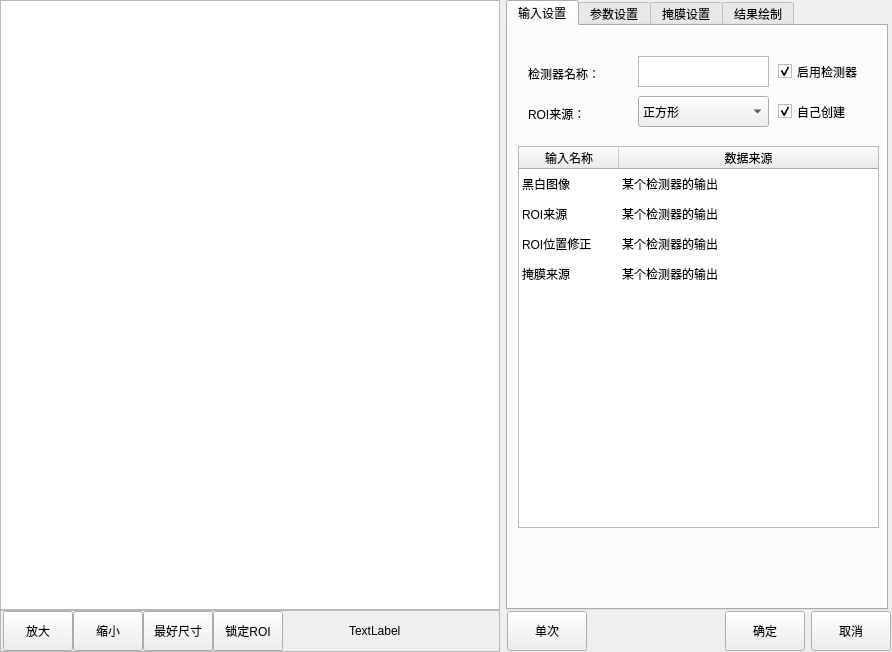
<?xml version="1.0" encoding="UTF-8"?>
<ui version="4.0">
 <class>CMvCharacterRecognition</class>
 <widget class="QWidget" name="CMvCharacterRecognition">
  <property name="geometry">
   <rect>
    <x>0</x>
    <y>0</y>
    <width>892</width>
    <height>652</height>
   </rect>
  </property>
  <property name="cursor">
   <cursorShape>ArrowCursor</cursorShape>
  </property>
  <property name="windowTitle">
   <string>字符识别</string>
  </property>
  <layout class="QHBoxLayout" name="horizontalLayout_3">
   <property name="leftMargin">
    <number>0</number>
   </property>
   <property name="topMargin">
    <number>0</number>
   </property>
   <property name="rightMargin">
    <number>0</number>
   </property>
   <property name="bottomMargin">
    <number>0</number>
   </property>
   <item>
    <layout class="QVBoxLayout" name="verticalLayout">
     <property name="spacing">
      <number>0</number>
     </property>
     <item>
      <widget class="QGraphicsView" name="graphicsView_mainImage">
       <property name="minimumSize">
        <size>
         <width>500</width>
         <height>600</height>
        </size>
       </property>
      </widget>
     </item>
     <item>
      <widget class="QFrame" name="frame">
       <property name="minimumSize">
        <size>
         <width>0</width>
         <height>42</height>
        </size>
       </property>
       <property name="maximumSize">
        <size>
         <width>16777215</width>
         <height>42</height>
        </size>
       </property>
       <property name="frameShape">
        <enum>QFrame::StyledPanel</enum>
       </property>
       <property name="frameShadow">
        <enum>QFrame::Raised</enum>
       </property>
       <layout class="QHBoxLayout" name="horizontalLayout">
        <property name="spacing">
         <number>0</number>
        </property>
        <property name="leftMargin">
         <number>2</number>
        </property>
        <property name="topMargin">
         <number>0</number>
        </property>
        <property name="rightMargin">
         <number>0</number>
        </property>
        <property name="bottomMargin">
         <number>0</number>
        </property>
        <item>
         <widget class="QPushButton" name="pushButton_zoomIn">
          <property name="minimumSize">
           <size>
            <width>70</width>
            <height>40</height>
           </size>
          </property>
          <property name="maximumSize">
           <size>
            <width>70</width>
            <height>40</height>
           </size>
          </property>
          <property name="text">
           <string>放大</string>
          </property>
         </widget>
        </item>
        <item>
         <widget class="QPushButton" name="pushButton_zoomOut">
          <property name="minimumSize">
           <size>
            <width>70</width>
            <height>40</height>
           </size>
          </property>
          <property name="maximumSize">
           <size>
            <width>70</width>
            <height>40</height>
           </size>
          </property>
          <property name="text">
           <string>缩小</string>
          </property>
         </widget>
        </item>
        <item>
         <widget class="QPushButton" name="pushButton_zoomBest">
          <property name="minimumSize">
           <size>
            <width>70</width>
            <height>40</height>
           </size>
          </property>
          <property name="maximumSize">
           <size>
            <width>70</width>
            <height>40</height>
           </size>
          </property>
          <property name="text">
           <string>最好尺寸</string>
          </property>
         </widget>
        </item>
        <item>
         <widget class="QPushButton" name="pushButton_lockRoiMove">
          <property name="minimumSize">
           <size>
            <width>70</width>
            <height>40</height>
           </size>
          </property>
          <property name="maximumSize">
           <size>
            <width>70</width>
            <height>40</height>
           </size>
          </property>
          <property name="text">
           <string>锁定ROI</string>
          </property>
         </widget>
        </item>
        <item>
         <spacer name="horizontalSpacer">
          <property name="orientation">
           <enum>Qt::Horizontal</enum>
          </property>
          <property name="sizeHint" stdset="0">
           <size>
            <width>63</width>
            <height>20</height>
           </size>
          </property>
         </spacer>
        </item>
        <item>
         <widget class="QLabel" name="label_mousePos">
          <property name="minimumSize">
           <size>
            <width>150</width>
            <height>40</height>
           </size>
          </property>
          <property name="maximumSize">
           <size>
            <width>150</width>
            <height>40</height>
           </size>
          </property>
          <property name="text">
           <string>TextLabel</string>
          </property>
         </widget>
        </item>
       </layout>
      </widget>
     </item>
    </layout>
   </item>
   <item>
    <layout class="QVBoxLayout" name="verticalLayout_2">
     <property name="spacing">
      <number>0</number>
     </property>
     <item>
      <widget class="QTabWidget" name="tabWidget">
       <property name="minimumSize">
        <size>
         <width>382</width>
         <height>602</height>
        </size>
       </property>
       <property name="maximumSize">
        <size>
         <width>380</width>
         <height>16777215</height>
        </size>
       </property>
       <property name="currentIndex">
        <number>0</number>
       </property>
       <widget class="QWidget" name="tab">
        <attribute name="title">
         <string>输入设置</string>
        </attribute>
        <widget class="QCheckBox" name="checkBox_roiCreat">
         <property name="geometry">
          <rect>
           <x>270</x>
           <y>70</y>
           <width>101</width>
           <height>31</height>
          </rect>
         </property>
         <property name="minimumSize">
          <size>
           <width>101</width>
           <height>31</height>
          </size>
         </property>
         <property name="text">
          <string>自己创建</string>
         </property>
         <property name="checked">
          <bool>true</bool>
         </property>
         <property name="tristate">
          <bool>false</bool>
         </property>
        </widget>
        <widget class="QLabel" name="label_funcName">
         <property name="geometry">
          <rect>
           <x>20</x>
           <y>40</y>
           <width>81</width>
           <height>16</height>
          </rect>
         </property>
         <property name="text">
          <string>检测器名称：</string>
         </property>
        </widget>
        <widget class="QLabel" name="label_roiCreat">
         <property name="geometry">
          <rect>
           <x>20</x>
           <y>80</y>
           <width>91</width>
           <height>16</height>
          </rect>
         </property>
         <property name="text">
          <string>ROI来源：</string>
         </property>
        </widget>
        <widget class="QCheckBox" name="checkBox_enableFunc">
         <property name="geometry">
          <rect>
           <x>270</x>
           <y>30</y>
           <width>101</width>
           <height>31</height>
          </rect>
         </property>
         <property name="minimumSize">
          <size>
           <width>101</width>
           <height>31</height>
          </size>
         </property>
         <property name="text">
          <string>启用检测器</string>
         </property>
         <property name="checked">
          <bool>true</bool>
         </property>
        </widget>
        <widget class="QComboBox" name="comboBox_imageSource">
         <property name="geometry">
          <rect>
           <x>130</x>
           <y>70</y>
           <width>131</width>
           <height>31</height>
          </rect>
         </property>
         <property name="minimumSize">
          <size>
           <width>131</width>
           <height>31</height>
          </size>
         </property>
         <property name="maximumSize">
          <size>
           <width>131</width>
           <height>31</height>
          </size>
         </property>
         <item>
          <property name="text">
           <string>正方形</string>
          </property>
         </item>
         <item>
          <property name="text">
           <string>斜矩形</string>
          </property>
         </item>
         <item>
          <property name="text">
           <string>圆形</string>
          </property>
         </item>
         <item>
          <property name="text">
           <string>多边形</string>
          </property>
         </item>
        </widget>
        <widget class="QPlainTextEdit" name="plainTextEdit_funcName">
         <property name="geometry">
          <rect>
           <x>130</x>
           <y>30</y>
           <width>131</width>
           <height>31</height>
          </rect>
         </property>
         <property name="minimumSize">
          <size>
           <width>131</width>
           <height>31</height>
          </size>
         </property>
         <property name="maximumSize">
          <size>
           <width>131</width>
           <height>31</height>
          </size>
         </property>
         <property name="overwriteMode">
          <bool>false</bool>
         </property>
        </widget>
        <widget class="QTableWidget" name="tableWidget_input">
         <property name="geometry">
          <rect>
           <x>10</x>
           <y>120</y>
           <width>361</width>
           <height>382</height>
          </rect>
         </property>
         <property name="minimumSize">
          <size>
           <width>361</width>
           <height>382</height>
          </size>
         </property>
         <property name="maximumSize">
          <size>
           <width>361</width>
           <height>382</height>
          </size>
         </property>
         <property name="editTriggers">
          <set>QAbstractItemView::NoEditTriggers</set>
         </property>
         <property name="selectionMode">
          <enum>QAbstractItemView::SingleSelection</enum>
         </property>
         <property name="selectionBehavior">
          <enum>QAbstractItemView::SelectRows</enum>
         </property>
         <property name="showGrid">
          <bool>false</bool>
         </property>
         <attribute name="horizontalHeaderStretchLastSection">
          <bool>true</bool>
         </attribute>
         <attribute name="verticalHeaderVisible">
          <bool>false</bool>
         </attribute>
         <row>
          <property name="text">
           <string>1</string>
          </property>
         </row>
         <row>
          <property name="text">
           <string>2</string>
          </property>
         </row>
         <row>
          <property name="text">
           <string>3</string>
          </property>
         </row>
         <row>
          <property name="text">
           <string>4</string>
          </property>
         </row>
         <column>
          <property name="text">
           <string>输入名称</string>
          </property>
         </column>
         <column>
          <property name="text">
           <string>数据来源</string>
          </property>
         </column>
         <item row="0" column="0">
          <property name="text">
           <string>黑白图像</string>
          </property>
         </item>
         <item row="0" column="1">
          <property name="text">
           <string>某个检测器的输出</string>
          </property>
         </item>
         <item row="1" column="0">
          <property name="text">
           <string>ROI来源</string>
          </property>
         </item>
         <item row="1" column="1">
          <property name="text">
           <string>某个检测器的输出</string>
          </property>
         </item>
         <item row="2" column="0">
          <property name="text">
           <string>ROI位置修正</string>
          </property>
         </item>
         <item row="2" column="1">
          <property name="text">
           <string>某个检测器的输出</string>
          </property>
         </item>
         <item row="3" column="0">
          <property name="text">
           <string>掩膜来源</string>
          </property>
         </item>
         <item row="3" column="1">
          <property name="text">
           <string>某个检测器的输出</string>
          </property>
         </item>
        </widget>
       </widget>
       <widget class="QWidget" name="tab_2">
        <attribute name="title">
         <string>参数设置</string>
        </attribute>
        <widget class="QScrollArea" name="scrollArea">
         <property name="geometry">
          <rect>
           <x>-10</x>
           <y>0</y>
           <width>391</width>
           <height>661</height>
          </rect>
         </property>
         <property name="widgetResizable">
          <bool>true</bool>
         </property>
         <widget class="QWidget" name="scrollAreaWidgetContents_3">
          <property name="geometry">
           <rect>
            <x>0</x>
            <y>0</y>
            <width>372</width>
            <height>1000</height>
           </rect>
          </property>
          <property name="minimumSize">
           <size>
            <width>0</width>
            <height>1000</height>
           </size>
          </property>
          <widget class="QLabel" name="label_titleJudged_2">
           <property name="geometry">
            <rect>
             <x>10</x>
             <y>620</y>
             <width>361</width>
             <height>31</height>
            </rect>
           </property>
           <property name="styleSheet">
            <string notr="true">background-color: qlineargradient(spread:pad, x1:0, y1:0, x2:1, y2:0, stop:0 rgba(80, 80, 80, 255), stop:1 rgba(120, 120, 120, 120));
color: rgb(255, 255, 255);</string>
           </property>
           <property name="text">
            <string>  结果判定</string>
           </property>
           <property name="alignment">
            <set>Qt::AlignLeading|Qt::AlignLeft|Qt::AlignVCenter</set>
           </property>
          </widget>
          <widget class="QGroupBox" name="groupBox_rectangleWidth">
           <property name="enabled">
            <bool>true</bool>
           </property>
           <property name="geometry">
            <rect>
             <x>10</x>
             <y>360</y>
             <width>241</width>
             <height>221</height>
            </rect>
           </property>
           <property name="minimumSize">
            <size>
             <width>0</width>
             <height>0</height>
            </size>
           </property>
           <property name="title">
            <string>字符筛选：</string>
           </property>
           <widget class="QSpinBox" name="spinBox_maxWidth">
            <property name="geometry">
             <rect>
              <x>130</x>
              <y>40</y>
              <width>101</width>
              <height>31</height>
             </rect>
            </property>
            <property name="maximum">
             <number>10000</number>
            </property>
           </widget>
           <widget class="QLabel" name="label_maxWidth">
            <property name="geometry">
             <rect>
              <x>130</x>
              <y>10</y>
              <width>111</width>
              <height>31</height>
             </rect>
            </property>
            <property name="text">
             <string>宽度上限：</string>
            </property>
           </widget>
           <widget class="QSpinBox" name="spinBox_maxHight">
            <property name="geometry">
             <rect>
              <x>130</x>
              <y>110</y>
              <width>101</width>
              <height>31</height>
             </rect>
            </property>
            <property name="maximum">
             <number>10000</number>
            </property>
           </widget>
           <widget class="QLabel" name="label_maxHight">
            <property name="geometry">
             <rect>
              <x>130</x>
              <y>80</y>
              <width>111</width>
              <height>31</height>
             </rect>
            </property>
            <property name="text">
             <string>高度上限：</string>
            </property>
           </widget>
           <widget class="QLabel" name="label_minimumHeight">
            <property name="geometry">
             <rect>
              <x>130</x>
              <y>150</y>
              <width>111</width>
              <height>31</height>
             </rect>
            </property>
            <property name="text">
             <string>投影最小高度：</string>
            </property>
           </widget>
           <widget class="QSpinBox" name="spinBox_minimumWidith">
            <property name="geometry">
             <rect>
              <x>10</x>
              <y>180</y>
              <width>101</width>
              <height>31</height>
             </rect>
            </property>
            <property name="maximum">
             <number>10000</number>
            </property>
           </widget>
           <widget class="QLabel" name="label_minimumWidith">
            <property name="geometry">
             <rect>
              <x>10</x>
              <y>150</y>
              <width>111</width>
              <height>31</height>
             </rect>
            </property>
            <property name="text">
             <string>投影最小宽度：</string>
            </property>
           </widget>
           <widget class="QSpinBox" name="spinBox_minimumHeight">
            <property name="geometry">
             <rect>
              <x>130</x>
              <y>180</y>
              <width>101</width>
              <height>31</height>
             </rect>
            </property>
            <property name="maximum">
             <number>10000</number>
            </property>
           </widget>
           <widget class="QLabel" name="label_minWidth">
            <property name="geometry">
             <rect>
              <x>10</x>
              <y>10</y>
              <width>111</width>
              <height>31</height>
             </rect>
            </property>
            <property name="text">
             <string>宽度下限：</string>
            </property>
           </widget>
           <widget class="QSpinBox" name="spinBox_minHight">
            <property name="geometry">
             <rect>
              <x>10</x>
              <y>110</y>
              <width>101</width>
              <height>31</height>
             </rect>
            </property>
            <property name="maximum">
             <number>10000</number>
            </property>
           </widget>
           <widget class="QSpinBox" name="spinBox_minWidth">
            <property name="geometry">
             <rect>
              <x>10</x>
              <y>40</y>
              <width>101</width>
              <height>31</height>
             </rect>
            </property>
            <property name="maximum">
             <number>10000</number>
            </property>
           </widget>
           <widget class="QLabel" name="label_minHight">
            <property name="geometry">
             <rect>
              <x>10</x>
              <y>80</y>
              <width>111</width>
              <height>31</height>
             </rect>
            </property>
            <property name="text">
             <string>高度下限：</string>
            </property>
           </widget>
          </widget>
          <widget class="QCheckBox" name="checkBox_characterTraining">
           <property name="geometry">
            <rect>
             <x>270</x>
             <y>40</y>
             <width>101</width>
             <height>31</height>
            </rect>
           </property>
           <property name="minimumSize">
            <size>
             <width>49</width>
             <height>16</height>
            </size>
           </property>
           <property name="text">
            <string>启用字符训练</string>
           </property>
          </widget>
          <widget class="QGroupBox" name="groupBox_9">
           <property name="geometry">
            <rect>
             <x>10</x>
             <y>680</y>
             <width>241</width>
             <height>79</height>
            </rect>
           </property>
           <property name="minimumSize">
            <size>
             <width>0</width>
             <height>0</height>
            </size>
           </property>
           <property name="maximumSize">
            <size>
             <width>271</width>
             <height>16777215</height>
            </size>
           </property>
           <property name="title">
            <string>字符数限定</string>
           </property>
           <widget class="QSpinBox" name="spinBox_numberMax">
            <property name="geometry">
             <rect>
              <x>130</x>
              <y>40</y>
              <width>101</width>
              <height>31</height>
             </rect>
            </property>
            <property name="maximum">
             <number>5000</number>
            </property>
           </widget>
           <widget class="QLabel" name="label_17">
            <property name="geometry">
             <rect>
              <x>130</x>
              <y>10</y>
              <width>111</width>
              <height>31</height>
             </rect>
            </property>
            <property name="text">
             <string>字符数量上限：</string>
            </property>
           </widget>
           <widget class="QLabel" name="label_18">
            <property name="geometry">
             <rect>
              <x>10</x>
              <y>10</y>
              <width>111</width>
              <height>31</height>
             </rect>
            </property>
            <property name="text">
             <string>字符数量下限：</string>
            </property>
           </widget>
           <widget class="QSpinBox" name="spinBox_numberMin">
            <property name="geometry">
             <rect>
              <x>10</x>
              <y>40</y>
              <width>101</width>
              <height>31</height>
             </rect>
            </property>
            <property name="maximum">
             <number>5000</number>
            </property>
           </widget>
          </widget>
          <widget class="QGroupBox" name="groupBox_characterTraining">
           <property name="geometry">
            <rect>
             <x>10</x>
             <y>30</y>
             <width>241</width>
             <height>151</height>
            </rect>
           </property>
           <property name="title">
            <string>字符训练：</string>
           </property>
           <widget class="QPlainTextEdit" name="plainTextEdit_splitCharacter">
            <property name="geometry">
             <rect>
              <x>10</x>
              <y>40</y>
              <width>101</width>
              <height>31</height>
             </rect>
            </property>
           </widget>
           <widget class="QPushButton" name="pushButton_cutOut">
            <property name="geometry">
             <rect>
              <x>130</x>
              <y>40</y>
              <width>101</width>
              <height>31</height>
             </rect>
            </property>
            <property name="text">
             <string>裁剪</string>
            </property>
           </widget>
           <widget class="QPushButton" name="pushButton_trainingCharacter">
            <property name="geometry">
             <rect>
              <x>10</x>
              <y>110</y>
              <width>101</width>
              <height>31</height>
             </rect>
            </property>
            <property name="text">
             <string>打开训练界面</string>
            </property>
           </widget>
           <widget class="QLabel" name="label_splitCharacter">
            <property name="geometry">
             <rect>
              <x>10</x>
              <y>10</y>
              <width>101</width>
              <height>31</height>
             </rect>
            </property>
            <property name="text">
             <string>分割字符：</string>
            </property>
           </widget>
           <widget class="QLabel" name="label_trainingCharacter">
            <property name="geometry">
             <rect>
              <x>10</x>
              <y>80</y>
              <width>101</width>
              <height>31</height>
             </rect>
            </property>
            <property name="text">
             <string>训练字符：</string>
            </property>
           </widget>
          </widget>
          <widget class="QWidget" name="widget" native="true">
           <property name="geometry">
            <rect>
             <x>10</x>
             <y>280</y>
             <width>361</width>
             <height>71</height>
            </rect>
           </property>
           <widget class="QLabel" name="label_size">
            <property name="geometry">
             <rect>
              <x>250</x>
              <y>0</y>
              <width>111</width>
              <height>31</height>
             </rect>
            </property>
            <property name="text">
             <string>绘制字符大小：</string>
            </property>
           </widget>
           <widget class="QLabel" name="label_color">
            <property name="geometry">
             <rect>
              <x>10</x>
              <y>0</y>
              <width>101</width>
              <height>31</height>
             </rect>
            </property>
            <property name="text">
             <string>字符颜色</string>
            </property>
           </widget>
           <widget class="QDoubleSpinBox" name="doubleSpinBox_similarityMinimum">
            <property name="geometry">
             <rect>
              <x>130</x>
              <y>30</y>
              <width>101</width>
              <height>31</height>
             </rect>
            </property>
            <property name="maximum">
             <double>1.000000000000000</double>
            </property>
            <property name="singleStep">
             <double>0.100000000000000</double>
            </property>
           </widget>
           <widget class="QLabel" name="label_similarityMinimum">
            <property name="geometry">
             <rect>
              <x>130</x>
              <y>0</y>
              <width>111</width>
              <height>31</height>
             </rect>
            </property>
            <property name="text">
             <string>最小相似度：</string>
            </property>
           </widget>
           <widget class="QSpinBox" name="spinBox_size">
            <property name="geometry">
             <rect>
              <x>250</x>
              <y>30</y>
              <width>101</width>
              <height>31</height>
             </rect>
            </property>
            <property name="maximum">
             <number>500</number>
            </property>
           </widget>
           <widget class="QComboBox" name="comboBox_color">
            <property name="geometry">
             <rect>
              <x>10</x>
              <y>30</y>
              <width>101</width>
              <height>31</height>
             </rect>
            </property>
            <item>
             <property name="text">
              <string>白色</string>
             </property>
            </item>
            <item>
             <property name="text">
              <string>黑色</string>
             </property>
            </item>
           </widget>
          </widget>
          <widget class="QGroupBox" name="groupBox_2">
           <property name="geometry">
            <rect>
             <x>10</x>
             <y>190</y>
             <width>361</width>
             <height>81</height>
            </rect>
           </property>
           <property name="title">
            <string>字符分割</string>
           </property>
           <widget class="QComboBox" name="comboBox_binaryzation">
            <property name="geometry">
             <rect>
              <x>10</x>
              <y>40</y>
              <width>101</width>
              <height>31</height>
             </rect>
            </property>
            <item>
             <property name="text">
              <string>自动二值化</string>
             </property>
            </item>
            <item>
             <property name="text">
              <string>手动二值化</string>
             </property>
            </item>
           </widget>
           <widget class="QLabel" name="label_binaryzation">
            <property name="geometry">
             <rect>
              <x>10</x>
              <y>10</y>
              <width>101</width>
              <height>31</height>
             </rect>
            </property>
            <property name="text">
             <string>二值化类型：</string>
            </property>
           </widget>
           <widget class="QLabel" name="label_grayLevel">
            <property name="geometry">
             <rect>
              <x>130</x>
              <y>10</y>
              <width>111</width>
              <height>31</height>
             </rect>
            </property>
            <property name="text">
             <string>灰度阈值：</string>
            </property>
           </widget>
           <widget class="QSpinBox" name="spinBox_grayLevel">
            <property name="geometry">
             <rect>
              <x>130</x>
              <y>40</y>
              <width>101</width>
              <height>31</height>
             </rect>
            </property>
            <property name="maximum">
             <number>255</number>
            </property>
           </widget>
           <widget class="QLabel" name="label_binaryzationShow">
            <property name="geometry">
             <rect>
              <x>250</x>
              <y>10</y>
              <width>101</width>
              <height>31</height>
             </rect>
            </property>
            <property name="text">
             <string>二值图像：</string>
            </property>
           </widget>
           <widget class="QCheckBox" name="checkBox_binaryzationShow">
            <property name="geometry">
             <rect>
              <x>250</x>
              <y>40</y>
              <width>101</width>
              <height>31</height>
             </rect>
            </property>
            <property name="text">
             <string>显示二值图像</string>
            </property>
           </widget>
          </widget>
          <widget class="QSpinBox" name="spinBox_minimumNumberCharacters">
           <property name="geometry">
            <rect>
             <x>20</x>
             <y>800</y>
             <width>101</width>
             <height>31</height>
            </rect>
           </property>
           <property name="maximum">
            <number>10000</number>
           </property>
          </widget>
          <widget class="QLabel" name="label_minimumNumberCharacters">
           <property name="geometry">
            <rect>
             <x>20</x>
             <y>770</y>
             <width>111</width>
             <height>31</height>
            </rect>
           </property>
           <property name="text">
            <string>字符最小点数：</string>
           </property>
          </widget>
         </widget>
        </widget>
       </widget>
       <widget class="QWidget" name="tab_3">
        <attribute name="title">
         <string>掩膜设置</string>
        </attribute>
        <widget class="QLabel" name="label_dEtectionMask">
         <property name="geometry">
          <rect>
           <x>10</x>
           <y>20</y>
           <width>111</width>
           <height>31</height>
          </rect>
         </property>
         <property name="text">
          <string>检测区域的掩膜：</string>
         </property>
        </widget>
        <widget class="QComboBox" name="comboBox_dEtectionMask">
         <property name="geometry">
          <rect>
           <x>130</x>
           <y>20</y>
           <width>131</width>
           <height>31</height>
          </rect>
         </property>
         <item>
          <property name="text">
           <string>不使用掩膜</string>
          </property>
         </item>
         <item>
          <property name="text">
           <string>本检测器ROI内掩膜</string>
          </property>
         </item>
         <item>
          <property name="text">
           <string>其他算法的掩膜</string>
          </property>
         </item>
        </widget>
        <widget class="QWidget" name="widget_Mask" native="true">
         <property name="enabled">
          <bool>false</bool>
         </property>
         <property name="geometry">
          <rect>
           <x>0</x>
           <y>50</y>
           <width>371</width>
           <height>251</height>
          </rect>
         </property>
         <widget class="QLabel" name="label_penWidth">
          <property name="geometry">
           <rect>
            <x>10</x>
            <y>50</y>
            <width>111</width>
            <height>31</height>
           </rect>
          </property>
          <property name="text">
           <string>画笔尺寸：</string>
          </property>
         </widget>
         <widget class="QSpinBox" name="spinBox_lightTime">
          <property name="geometry">
           <rect>
            <x>130</x>
            <y>50</y>
            <width>131</width>
            <height>31</height>
           </rect>
          </property>
          <property name="suffix">
           <string>像素</string>
          </property>
          <property name="minimum">
           <number>5</number>
          </property>
          <property name="maximum">
           <number>1000</number>
          </property>
         </widget>
         <widget class="QPushButton" name="pushButton_maskAll">
          <property name="geometry">
           <rect>
            <x>10</x>
            <y>160</y>
            <width>121</width>
            <height>40</height>
           </rect>
          </property>
          <property name="minimumSize">
           <size>
            <width>0</width>
            <height>40</height>
           </size>
          </property>
          <property name="maximumSize">
           <size>
            <width>16777215</width>
            <height>30</height>
           </size>
          </property>
          <property name="text">
           <string>掩盖所有</string>
          </property>
         </widget>
         <widget class="QPushButton" name="pushButton_maskNull">
          <property name="enabled">
           <bool>false</bool>
          </property>
          <property name="geometry">
           <rect>
            <x>10</x>
            <y>110</y>
            <width>121</width>
            <height>40</height>
           </rect>
          </property>
          <property name="minimumSize">
           <size>
            <width>0</width>
            <height>40</height>
           </size>
          </property>
          <property name="maximumSize">
           <size>
            <width>16777215</width>
            <height>30</height>
           </size>
          </property>
          <property name="text">
           <string>清空掩膜</string>
          </property>
         </widget>
         <widget class="QPushButton" name="pushButton_saveMask">
          <property name="geometry">
           <rect>
            <x>10</x>
            <y>210</y>
            <width>121</width>
            <height>40</height>
           </rect>
          </property>
          <property name="minimumSize">
           <size>
            <width>0</width>
            <height>40</height>
           </size>
          </property>
          <property name="maximumSize">
           <size>
            <width>16777215</width>
            <height>30</height>
           </size>
          </property>
          <property name="text">
           <string>保存修改</string>
          </property>
         </widget>
         <widget class="QLabel" name="label_editMode">
          <property name="geometry">
           <rect>
            <x>10</x>
            <y>10</y>
            <width>111</width>
            <height>31</height>
           </rect>
          </property>
          <property name="text">
           <string>编辑方式：</string>
          </property>
         </widget>
         <widget class="QComboBox" name="comboBox_editMode">
          <property name="geometry">
           <rect>
            <x>130</x>
            <y>10</y>
            <width>131</width>
            <height>31</height>
           </rect>
          </property>
          <item>
           <property name="text">
            <string>增加掩膜</string>
           </property>
          </item>
          <item>
           <property name="text">
            <string>删除掩膜</string>
           </property>
          </item>
         </widget>
        </widget>
       </widget>
       <widget class="QWidget" name="tab_4">
        <attribute name="title">
         <string>结果绘制</string>
        </attribute>
        <widget class="QComboBox" name="comboBox_lineColour">
         <property name="geometry">
          <rect>
           <x>130</x>
           <y>60</y>
           <width>131</width>
           <height>31</height>
          </rect>
         </property>
         <item>
          <property name="text">
           <string>颜色</string>
          </property>
         </item>
        </widget>
        <widget class="QLabel" name="label_lineWidth">
         <property name="geometry">
          <rect>
           <x>10</x>
           <y>20</y>
           <width>121</width>
           <height>31</height>
          </rect>
         </property>
         <property name="text">
          <string>线条宽度：</string>
         </property>
        </widget>
        <widget class="QSpinBox" name="spinBox_lineWidth">
         <property name="geometry">
          <rect>
           <x>130</x>
           <y>20</y>
           <width>131</width>
           <height>31</height>
          </rect>
         </property>
         <property name="suffix">
          <string>磅</string>
         </property>
         <property name="minimum">
          <number>1</number>
         </property>
         <property name="maximum">
          <number>5</number>
         </property>
        </widget>
        <widget class="QLabel" name="label_lineColour">
         <property name="geometry">
          <rect>
           <x>10</x>
           <y>60</y>
           <width>121</width>
           <height>31</height>
          </rect>
         </property>
         <property name="text">
          <string>线条颜色：</string>
         </property>
        </widget>
        <widget class="QCheckBox" name="checkBox_valuTrig">
         <property name="geometry">
          <rect>
           <x>270</x>
           <y>20</y>
           <width>101</width>
           <height>31</height>
          </rect>
         </property>
         <property name="text">
          <string>启用绘制</string>
         </property>
         <property name="checked">
          <bool>true</bool>
         </property>
        </widget>
       </widget>
      </widget>
     </item>
     <item>
      <layout class="QHBoxLayout" name="horizontalLayout_2">
       <property name="leftMargin">
        <number>1</number>
       </property>
       <property name="topMargin">
        <number>1</number>
       </property>
       <property name="rightMargin">
        <number>1</number>
       </property>
       <property name="bottomMargin">
        <number>1</number>
       </property>
       <item>
        <widget class="QPushButton" name="pushButton_ones">
         <property name="minimumSize">
          <size>
           <width>80</width>
           <height>40</height>
          </size>
         </property>
         <property name="maximumSize">
          <size>
           <width>80</width>
           <height>40</height>
          </size>
         </property>
         <property name="text">
          <string>单次</string>
         </property>
        </widget>
       </item>
       <item>
        <spacer name="horizontalSpacer_2">
         <property name="orientation">
          <enum>Qt::Horizontal</enum>
         </property>
         <property name="sizeHint" stdset="0">
          <size>
           <width>40</width>
           <height>20</height>
          </size>
         </property>
        </spacer>
       </item>
       <item>
        <widget class="QPushButton" name="pushButton_affirm">
         <property name="minimumSize">
          <size>
           <width>80</width>
           <height>40</height>
          </size>
         </property>
         <property name="maximumSize">
          <size>
           <width>80</width>
           <height>40</height>
          </size>
         </property>
         <property name="text">
          <string>确定</string>
         </property>
        </widget>
       </item>
       <item>
        <widget class="QPushButton" name="pbPrev_cancel">
         <property name="minimumSize">
          <size>
           <width>80</width>
           <height>40</height>
          </size>
         </property>
         <property name="maximumSize">
          <size>
           <width>80</width>
           <height>40</height>
          </size>
         </property>
         <property name="text">
          <string>取消</string>
         </property>
        </widget>
       </item>
      </layout>
     </item>
    </layout>
   </item>
  </layout>
 </widget>
 <layoutdefault spacing="6" margin="11"/>
 <resources/>
 <connections/>
</ui>
